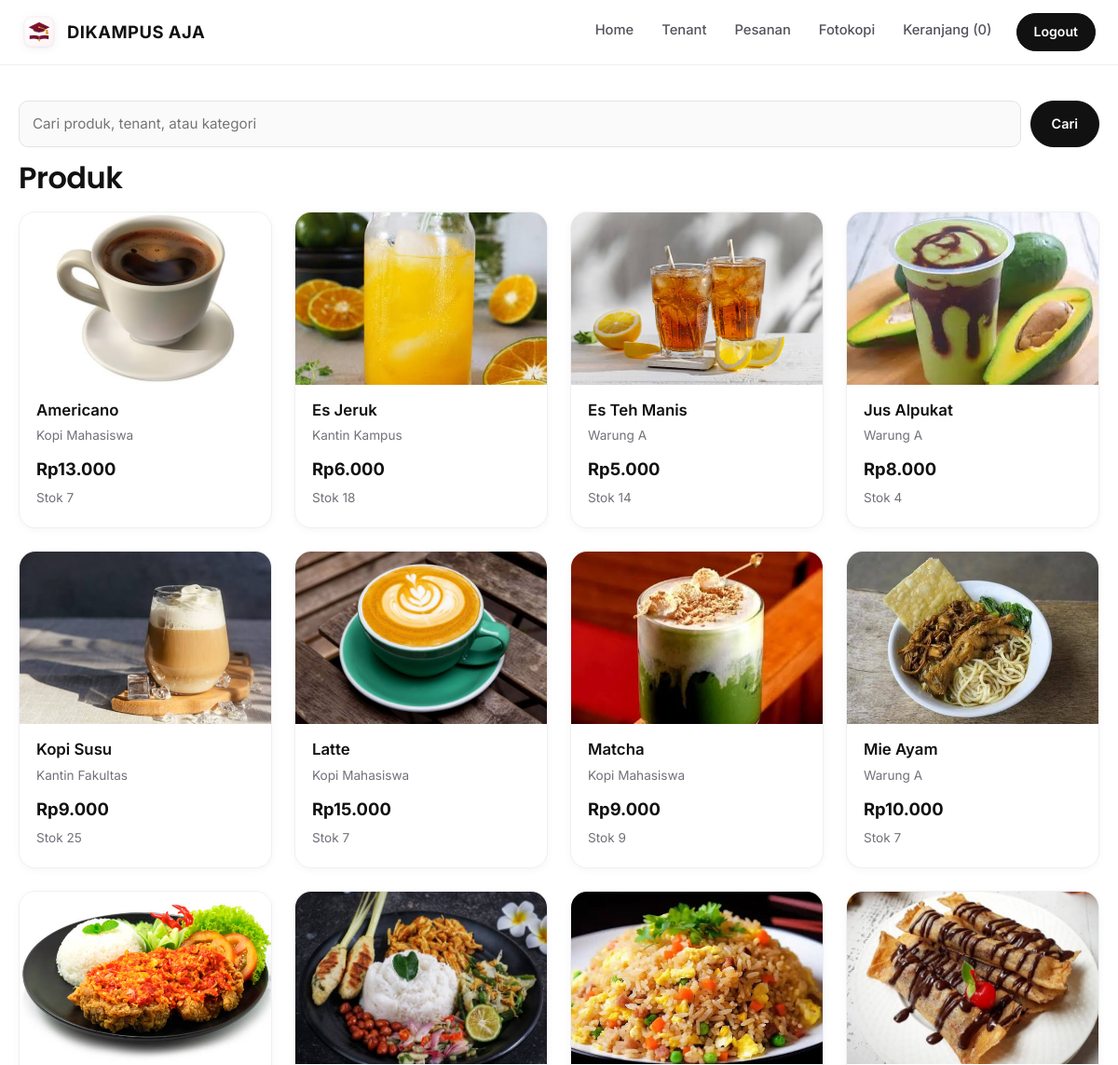
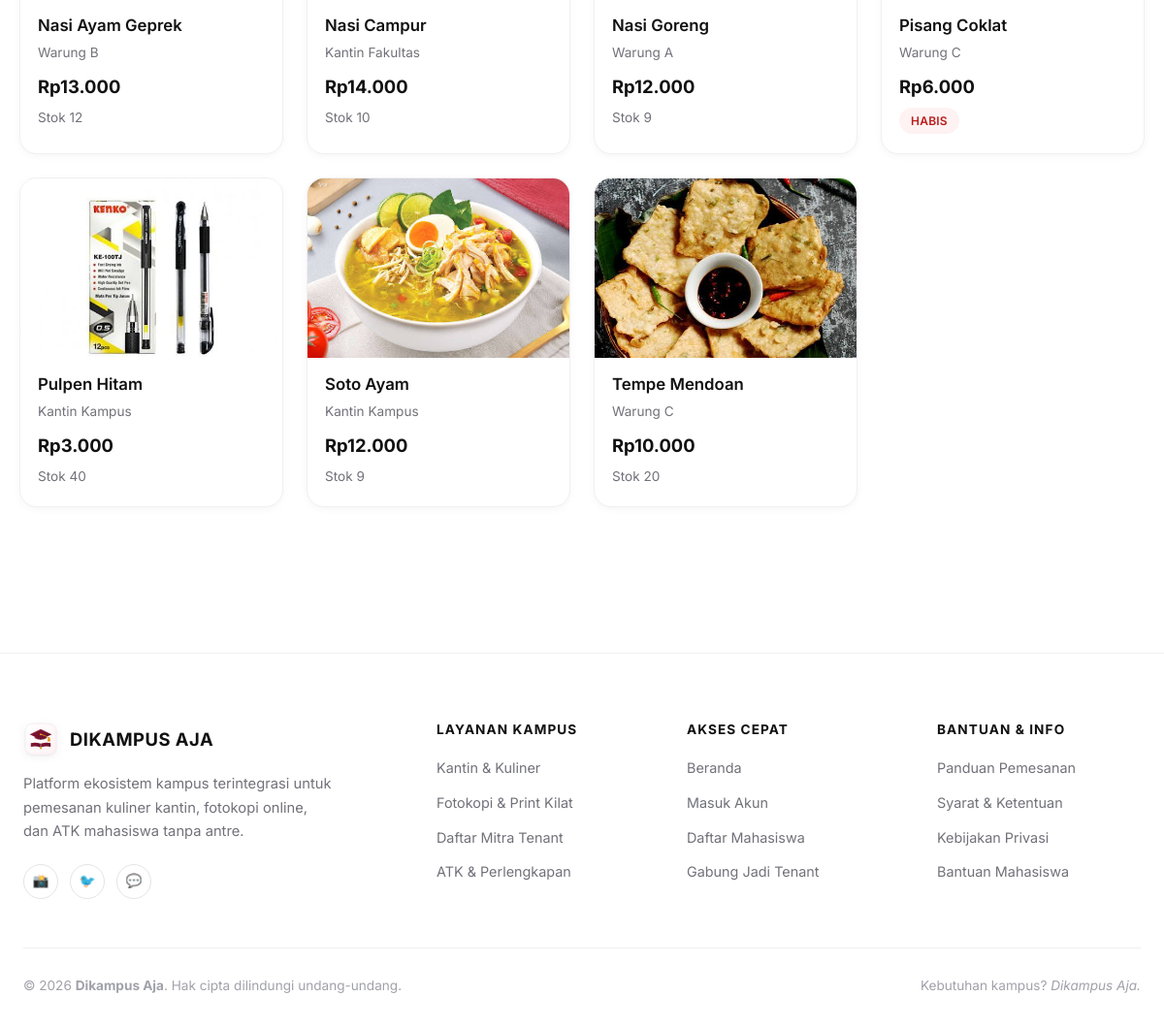
Screenshot of /mahasiswa/produk.php (signed in) with the database file from the repository (2 pictures, top to bottom).
### tables this page shows
CREATE TABLE IF NOT EXISTS `products` (
  `id_produk` int NOT NULL AUTO_INCREMENT,
  `id_tenant` int NOT NULL,
  `id_kategori` int DEFAULT NULL,
  `nama_produk` varchar(100) NOT NULL,
  `deskripsi` text,
  `harga` int NOT NULL,
  `stok` int NOT NULL DEFAULT '0',
  `foto` varchar(255) DEFAULT NULL,
  `status` enum('aktif','nonaktif') NOT NULL DEFAULT 'aktif',
  `created_at` timestamp NULL DEFAULT CURRENT_TIMESTAMP,
  PRIMARY KEY (`id_produk`),
  KEY `id_tenant` (`id_tenant`),
  KEY `id_kategori` (`id_kategori`)
);

CREATE TABLE IF NOT EXISTS `tenants` (
  `id_tenant` int NOT NULL AUTO_INCREMENT,
  `id_user` int NOT NULL,
  `nama_tenant` varchar(100) NOT NULL,
  `jenis_tenant` varchar(50) NOT NULL DEFAULT 'Warung',
  `deskripsi` text,
  `lokasi` varchar(150) DEFAULT NULL,
  `foto` varchar(255) DEFAULT NULL,
  `buka` tinyint(1) NOT NULL DEFAULT '1',
  `status_verifikasi` enum('pending','terverifikasi','ditolak') NOT NULL DEFAULT 'pending',
  `created_at` timestamp NULL DEFAULT CURRENT_TIMESTAMP,
  PRIMARY KEY (`id_tenant`),
  KEY `id_user` (`id_user`)
);

### config/database.php (called while the page is built, shortened)
<?php
$db = new mysqli('localhost', 'root', '', 'dikampus_aja');
$db->set_charset('utf8mb4');
function q($sql, $types = '', ...$p) {
    global $db;
    $st = $db->prepare($sql);
    if ($types) $st->bind_param($types, ...$p);
    $st->execute();
    $r = $st->get_result();
    if ($r) return $r->fetch_all(MYSQLI_ASSOC);
    return $st->insert_id ?: $st->affected_rows;
}

### includes/auth.php (the view, shortened to what this page needs)
<?php
require_once __DIR__ . '/../config/database.php';
function e($s) { return htmlspecialchars((string)$s, ENT_QUOTES, 'UTF-8'); }
function rp($n) { return 'Rp' . number_format((int)$n, 0, ',', '.'); }
function img($dir, $f, $emoji = '🍽️') {
    return $f ? '<img src="' . BASE . '/uploads/' . $dir . '/' . e($f) . '" alt="">' : '<div class="ph">' . $emoji . '</div>';
}
function produk_card($p) {
    return '<a class="card" href="' . BASE . '/mahasiswa/detail_produk.php?id=' . $p['id_produk'] . '">' . img('produk', $p['foto']) .
        '<div class="cb"><b>' . e($p['nama_produk']) . '</b><small>' . e($p['nama_tenant'] ?? '') . '</small><span class="price">' . rp($p['harga']) . '</span>' .
        ($p['stok'] > 0 ? '<small>Stok ' . (int)$p['stok'] . '</small>' : '<span class="badge dibatalkan">HABIS</span>') . '</div></a>';
}

### mahasiswa/produk.php (shortened to what this page needs)
<?php
require '../includes/auth.php'; need('mahasiswa');
$qs = trim($_GET['q'] ?? ''); $k = (int)($_GET['k'] ?? 0); $like = '%' . $qs . '%';
$sql = "SELECT p.*,t.nama_tenant FROM products p JOIN tenants t USING(id_tenant) LEFT JOIN categories c USING(id_kategori)
 WHERE p.status='aktif' AND t.status_verifikasi='terverifikasi' AND (p.nama_produk LIKE ? OR t.nama_tenant LIKE ? OR c.nama_kategori LIKE ?)";
$types = 'sss'; $par = [$like, $like, $like];
$prod = q($sql . ' ORDER BY p.nama_produk', $types, ...$par);
$title = 'Produk'; include '../includes/header.php'; ?>
<form class="search" style="max-width:100%"><input name="q" value="<?= e($qs) ?>" placeholder="Cari produk, tenant, atau kategori"><button class="btn">Cari</button></form>
<h2>Produk<?= $qs ? ' untuk "' . e($qs) . '"' : '' ?></h2>
<div class="grid"><?php foreach ($prod as $p) echo produk_card($p); ?></div>
<?php include '../includes/footer.php';

### assets/css/style.css (style rules this page uses)
:root { --bg: #ffffff; --bg-warm: #faf9f6; --bg-muted: #f4f4f5; --bg-subtle: #fbfbfa; --t: #18181b; --t-heading: #111111; --mut: #71717a; --border: #f0f0f2; --border-subtle: #e5e7eb; --m: #111111; --m2: #27272a; --accent: #b45309; --font-serif: 'Poppins', -apple-system, BlinkMacSystemFont, sans-serif; --font-sans: 'Inter', -apple-system, BlinkMacSystemFont, 'Segoe UI', Roboto, sans-serif; --radius-sm: 8px; --radius-md: 12px; --radius-lg: 18px; --radius-xl: 24px; --radius-full: 9999px; --shadow-sm: 0 2px 8px rgba(0, 0, 0, 0.04); --shadow-md: 0 10px 25px -5px rgba(0, 0, 0, 0.06); --shadow-lg: 0 20px 40px -15px rgba(0, 0, 0, 0.08); }
* { box-sizing: border-box; }
body { margin: 0; font-family: var(--font-sans); color: var(--t); background: var(--bg); line-height: 1.6; -webkit-font-smoothing: antialiased; }
a { color: var(--t-heading); text-decoration: none; transition: color 0.2s ease, opacity 0.2s ease; }
h1, h2, h3, h4 { font-family: var(--font-serif); color: var(--t-heading); font-weight: 600; line-height: 1.25; margin: 0.4em 0 0.2em; letter-spacing: -0.015em; }
h2 { font-size: 2rem; }
.search { display: flex; gap: 10px; margin-top: 14px; max-width: 560px; }
.search input { flex: 1; }
.grid { display: grid; grid-template-columns: repeat(auto-fill, minmax(260px, 1fr)); gap: 24px; margin: 16px 0 40px; }
.card { background: #ffffff; border: 1px solid var(--border); border-radius: var(--radius-lg); overflow: hidden; color: var(--t); display: flex; flex-direction: column; transition: all 0.3s cubic-bezier(0.16, 1, 0.3, 1); box-shadow: var(--shadow-sm); text-decoration: none; }
.card img, .ph { width: 100%; height: 185px; object-fit: cover; display: flex; align-items: center; justify-content: center; font-size: 2.8rem; background: var(--bg-muted); transition: transform 0.5s cubic-bezier(0.16, 1, 0.3, 1); }
.cb { padding: 16px 18px 20px; display: flex; flex-direction: column; gap: 6px; flex: 1; }
.cb b { font-size: 1.05rem; font-weight: 600; color: var(--t-heading); line-height: 1.35; }
.cb small { color: var(--mut); font-size: 0.85rem; }
.price { color: var(--t-heading); font-size: 1.15rem; font-weight: 700; margin-top: 4px; }
input, select, textarea { width: 100%; padding: 12px 14px; border: 1px solid #e4e4e7; border-radius: 10px; font: inherit; font-size: 0.95rem; background: #fafafa; color: var(--t-heading); transition: all 0.2s ease; }
.btn { display: inline-block; background: var(--m); color: #ffffff; border: 1px solid var(--m); border-radius: var(--radius-full); padding: 11px 22px; font: inherit; font-weight: 600; font-size: 0.9rem; cursor: pointer; text-decoration: none; transition: all 0.2s ease; }
.badge { display: inline-block; padding: 4px 12px; border-radius: var(--radius-full); font-size: 0.75rem; font-weight: 600; width: fit-content; text-transform: capitalize; letter-spacing: 0.02em; }
.dibatalkan, .ditolak { background: #fef2f2; color: #b91c1c; }

### rows the page displays
products: foto (picture), nama_produk "Americano", id_tenant.nama_tenant "Kopi Mahasiswa", harga "Rp13.000", stok "7"
products: foto (picture), nama_produk "Es Jeruk", id_tenant.nama_tenant "Kantin Kampus", harga "Rp6.000", stok "18"
products: foto (picture), nama_produk "Es Teh Manis", id_tenant.nama_tenant "Warung A", harga "Rp5.000", stok "14"
products: foto (picture), nama_produk "Jus Alpukat", id_tenant.nama_tenant "Warung A", harga "Rp8.000", stok "4"
products: foto (picture), nama_produk "Kopi Susu", id_tenant.nama_tenant "Kantin Fakultas", harga "Rp9.000", stok "25"
products: foto (picture), nama_produk "Latte", id_tenant.nama_tenant "Kopi Mahasiswa", harga "Rp15.000", stok "7"
products: foto (picture), nama_produk "Matcha", id_tenant.nama_tenant "Kopi Mahasiswa", harga "Rp9.000", stok "9"
products: foto (picture), nama_produk "Mie Ayam", id_tenant.nama_tenant "Warung A", harga "Rp10.000", stok "7"
products: foto (picture), nama_produk "Nasi Ayam Geprek", id_tenant.nama_tenant "Warung B", harga "Rp13.000", stok "12"
products: foto (picture), nama_produk "Nasi Campur", id_tenant.nama_tenant "Kantin Fakultas", harga "Rp14.000", stok "10"
products: foto (picture), nama_produk "Nasi Goreng", id_tenant.nama_tenant "Warung A", harga "Rp12.000", stok "9"
products: foto (picture), nama_produk "Pisang Coklat", id_tenant.nama_tenant "Warung C", harga "Rp6.000", stok "HABIS"
products: foto (picture), nama_produk "Pulpen Hitam", id_tenant.nama_tenant "Kantin Kampus", harga "Rp3.000", stok "40"
products: foto (picture), nama_produk "Soto Ayam", id_tenant.nama_tenant "Kantin Kampus", harga "Rp12.000", stok "9"
products: foto (picture), nama_produk "Tempe Mendoan", id_tenant.nama_tenant "Warung C", harga "Rp10.000", stok "20"

### other values shown
$x[1] "Home"
$x[1] "Tenant"
$x[1] "Pesanan"
$x[1] "Fotokopi"
$x[1] "Keranjang (0)"
$x[1] "Logout"
